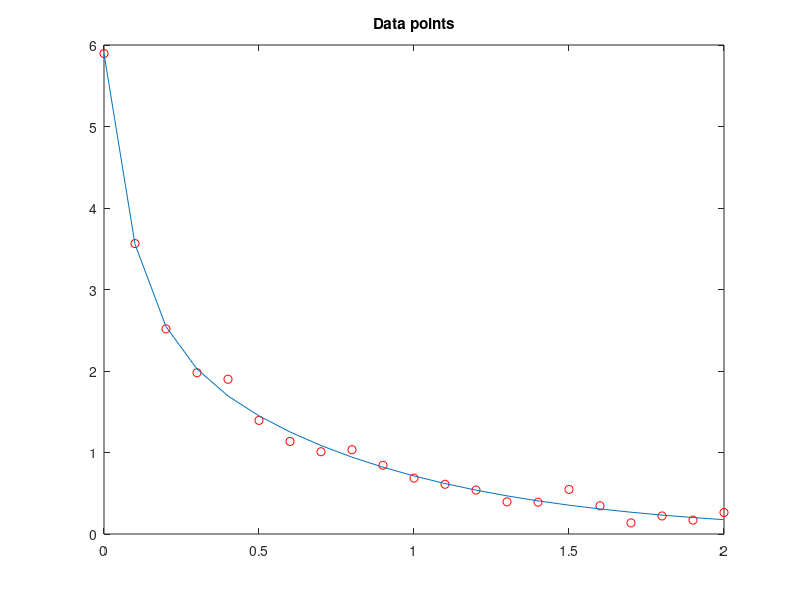

Source code (MATLAB):
pkg load optim
Data = ...
  [0.0000    5.8955
   0.1000    3.5639
   0.2000    2.5173
   0.3000    1.9790
   0.4000    1.8990
   0.5000    1.3938
   0.6000    1.1359
   0.7000    1.0096
   0.8000    1.0343
   0.9000    0.8435
   1.0000    0.6856
   1.1000    0.6100
   1.2000    0.5392
   1.3000    0.3946
   1.4000    0.3903
   1.5000    0.5474
   1.6000    0.3459
   1.7000    0.1370
   1.8000    0.2211
   1.9000    0.1704
   2.0000    0.2636];

t = Data(:,1);
y = Data(:,2);
% axis([0 2 -0.5 6])
% hold on
plot(t,y,'ro')
title('Data points')
% hold off


F = @(x,xdata)x(1)*exp(-x(2)*xdata) + x(3)*exp(-x(4)*xdata);
x0 = [1 1 1 0];
[x,resnorm,~,exitflag,output] = lsqcurvefit(F,x0,t,y)

hold on
plot(t,F(x,t))
hold off

input('')
